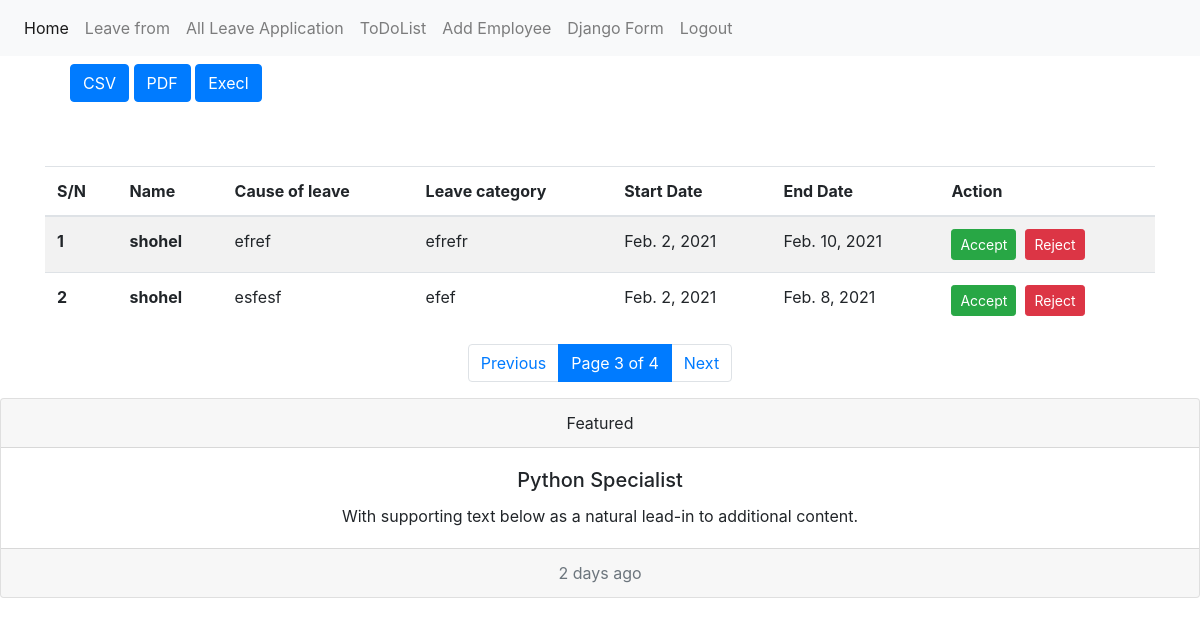
/all-application?page=3 (signed in), run on the app's committed database.
### emsapp/models.py (models this page shows, shortened)
class LeaveApplication(models.Model):
    user=models.ForeignKey(User, on_delete=models.CASCADE)
    case_of_leave=models.TextField(blank=True, null=True)
    leave_category=models.CharField(max_length=250)
    star_date=models.DateField(blank=True, null=True)
    end_date=models.DateField(blank=True, null=True)
    date=models.DateField(auto_now_add=True)
    checked=models.BooleanField(default=False)
    approved=models.BooleanField(default=False)

### emsapp/views.py (the view)
# urls.py: path('all-application', all_application, name='all_application'),
@login_required(login_url='/')
def all_application(request):
    applications=LeaveApplication.objects.filter(checked=False)
    p= Paginator(applications, 2) #item per page
    total_page=p.num_pages
    page_number = request.GET.get('page',1)
    try:
        page=p.page(page_number)
    except EmptyPage:
        page=p.page(1)
    context={'applications':page,'total_page':total_page,'page_number':page_number}
    return render(request, 'all_application.html',context)

### templates/all_application.html (shortened to what this page needs)
{% extends 'base.html' %}
{% block content %}
    <div class="container" >
      <div class="row">
        <div class="coll-8 mt-2">
          <ul>
            <a href="{% url 'export_csv_all_application'%}"><button class="btn btn-primary">CSV</button> </a>
            <a href="{% url 'export_pdf_all_application' %}"><button class="btn btn-primary">PDF</button> </a>
            <a href="{% url 'export_xls_all_application' %}"><button class="btn btn-primary">Execl</button> </a>
          </ul>
        </div>
      </div>
        <div class="row">
            <div class="col-md-12 m-auto pt-5">
                {% if applications %}
                  <table class="table table-striped">
                      <thead>
                        <tr>
                          <th scope="col">S/N</th>
                          <th scope="col">Name</th>
                          <th scope="col">Cause of leave </th>
                          <th scope="col">Leave category </th>
                          <th scope="col">Start Date</th>
                          <th scope="col">End Date</th>
                          <th scope="col">Action</th>
                        </tr>
                      </thead>
                      <tbody>
                          {% for applications in applications%}
                        <tr>
                          <th>{{ forloop.counter }}</th>
                          <th scope="row">{{ applications.user.username }}</th>
                          <td>{{ applications.case_of_leave }}</td>
                          <td>{{ applications.leave_category }}</td>
                          <td>{{ applications.star_date }}</td>
                          <td>{{ applications.end_date }}</td>
                          <td><a href="{% url 'applicatin_approval' applications.id 1 %}"><button class="btn btn-success btn-sm">Accept</button></a>&nbsp; <a href="{% url 'applicatin_approval' applications.id 0 %}"><button class="btn btn-danger btn-sm"> Reject</button></a></td>
                        </tr>
                        {% endfor %}
                      </tbody>
                  </table>
                  {% else %}
                  <div class="alert alert-primary" role="alert">
                    No Data Avaivale to Show
                  </div>
                  {%endif%}
            </div>
        </div>
        <div class="row">
       <div class="col-md-12 d-flex justify-content-center">
          <ul class="pagination">
            <li class="page-item">
              {% if applications.has_previous %}
              <a class="page-link" href="{% url 'all_application' %}?page={{applications.previous_page_number}}">Previous</a>
              {% endif %}
            </li>
            <li class="page-item active">
              <a class="page-link" >Page {{ page_number }} of {{ total_page }}</a>
            </li>
            <li class="page-item">
              {% if applications.has_next %}
              <a class="page-link" href="{% url 'all_application' %}?page={{applications.next_page_number}}">Next</a>
              {% endif %}
            </li>
          </ul>
         </div>
        </div>
    </div>
{% endblock content %}

### data on the page
LeaveApplication: user.username "shohel", case_of_leave "efref", leave_category "efrefr", star_date "Feb. 2, 2021", end_date "Feb. 10, 2021"
LeaveApplication: user.username "shohel", case_of_leave "esfesf", leave_category "efef", star_date "Feb. 2, 2021", end_date "Feb. 8, 2021"

### other printed values
{{ page_number }} "3"
{{ total_page }} "4"
